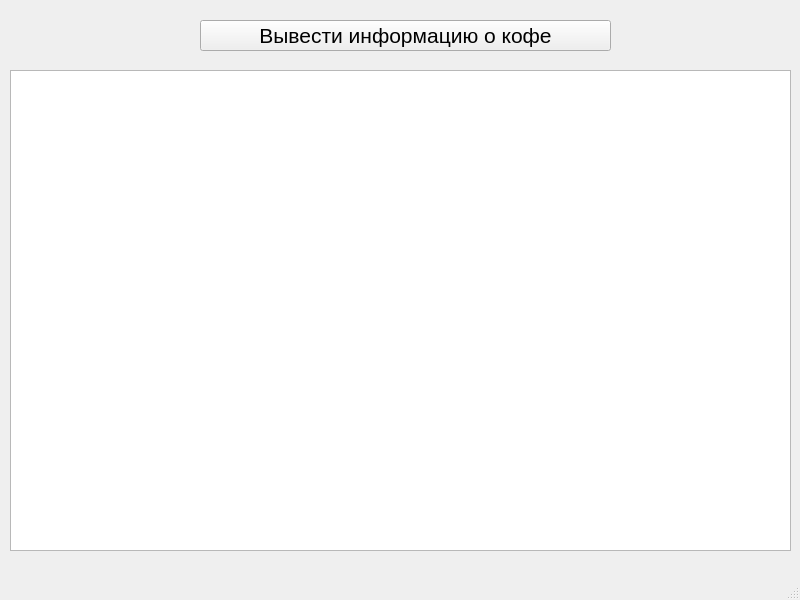
<?xml version="1.0" encoding="UTF-8"?>
<ui version="4.0">
 <class>MainWindow</class>
 <widget class="QMainWindow" name="MainWindow">
  <property name="geometry">
   <rect>
    <x>0</x>
    <y>0</y>
    <width>800</width>
    <height>600</height>
   </rect>
  </property>
  <property name="windowTitle">
   <string>MainWindow</string>
  </property>
  <widget class="QWidget" name="centralwidget">
   <widget class="QListWidget" name="showCoffeeInfoList">
    <property name="geometry">
     <rect>
      <x>10</x>
      <y>70</y>
      <width>781</width>
      <height>481</height>
     </rect>
    </property>
   </widget>
   <widget class="QPushButton" name="getCoffeeInfoButton">
    <property name="geometry">
     <rect>
      <x>200</x>
      <y>20</y>
      <width>411</width>
      <height>31</height>
     </rect>
    </property>
    <property name="font">
     <font>
      <pointsize>16</pointsize>
     </font>
    </property>
    <property name="text">
     <string>Вывести информацию о кофе</string>
    </property>
   </widget>
  </widget>
  <widget class="QMenuBar" name="menubar">
   <property name="geometry">
    <rect>
     <x>0</x>
     <y>0</y>
     <width>800</width>
     <height>21</height>
    </rect>
   </property>
  </widget>
  <widget class="QStatusBar" name="statusbar"/>
 </widget>
 <resources/>
 <connections/>
</ui>
